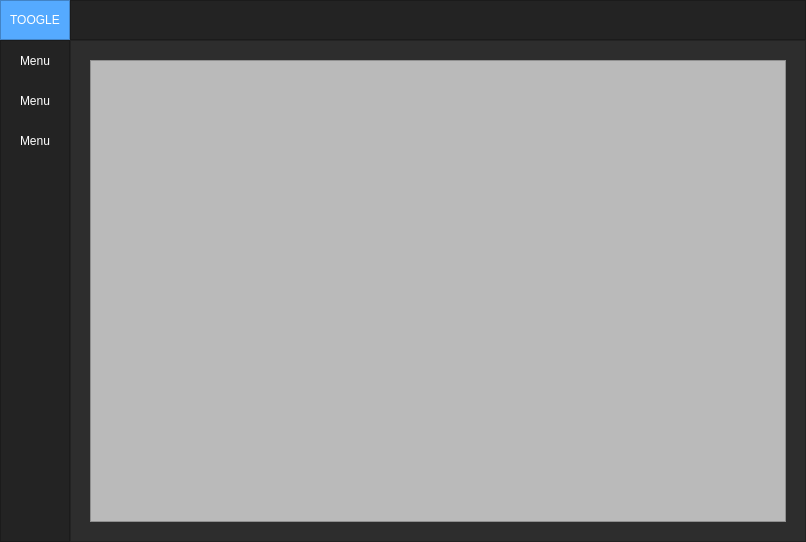
<?xml version="1.0" encoding="UTF-8"?>
<ui version="4.0">
 <class>MainWindow</class>
 <widget class="QMainWindow" name="MainWindow">
  <property name="geometry">
   <rect>
    <x>0</x>
    <y>0</y>
    <width>806</width>
    <height>542</height>
   </rect>
  </property>
  <property name="windowTitle">
   <string>MainWindow</string>
  </property>
  <property name="styleSheet">
   <string notr="true">background-color:rgb(45, 45, 45)</string>
  </property>
  <widget class="QWidget" name="centralwidget">
   <layout class="QVBoxLayout" name="verticalLayout">
    <property name="spacing">
     <number>0</number>
    </property>
    <property name="leftMargin">
     <number>0</number>
    </property>
    <property name="topMargin">
     <number>0</number>
    </property>
    <property name="rightMargin">
     <number>0</number>
    </property>
    <property name="bottomMargin">
     <number>0</number>
    </property>
    <item>
     <widget class="QFrame" name="Top_Bar">
      <property name="maximumSize">
       <size>
        <width>16777215</width>
        <height>40</height>
       </size>
      </property>
      <property name="styleSheet">
       <string notr="true">background-color:rgb(35, 35, 35)</string>
      </property>
      <property name="frameShape">
       <enum>QFrame::NoFrame</enum>
      </property>
      <property name="frameShadow">
       <enum>QFrame::Raised</enum>
      </property>
      <layout class="QHBoxLayout" name="horizontalLayout">
       <property name="spacing">
        <number>0</number>
       </property>
       <property name="leftMargin">
        <number>0</number>
       </property>
       <property name="topMargin">
        <number>0</number>
       </property>
       <property name="rightMargin">
        <number>0</number>
       </property>
       <property name="bottomMargin">
        <number>0</number>
       </property>
       <item>
        <widget class="QFrame" name="frame_toogle">
         <property name="maximumSize">
          <size>
           <width>70</width>
           <height>40</height>
          </size>
         </property>
         <property name="styleSheet">
          <string notr="true">
	background-color: rgb(85, 170, 255);</string>
         </property>
         <property name="frameShape">
          <enum>QFrame::StyledPanel</enum>
         </property>
         <property name="frameShadow">
          <enum>QFrame::Raised</enum>
         </property>
         <layout class="QHBoxLayout" name="horizontalLayout_3">
          <property name="spacing">
           <number>0</number>
          </property>
          <property name="leftMargin">
           <number>0</number>
          </property>
          <property name="topMargin">
           <number>0</number>
          </property>
          <property name="rightMargin">
           <number>0</number>
          </property>
          <property name="bottomMargin">
           <number>0</number>
          </property>
          <item>
           <widget class="QPushButton" name="Btn_Toggle">
            <property name="sizePolicy">
             <sizepolicy hsizetype="Expanding" vsizetype="Expanding">
              <horstretch>0</horstretch>
              <verstretch>0</verstretch>
             </sizepolicy>
            </property>
            <property name="styleSheet">
             <string notr="true">color: rgb(255, 255, 255);
border: 0px solid;</string>
            </property>
            <property name="text">
             <string>TOOGLE</string>
            </property>
           </widget>
          </item>
         </layout>
        </widget>
       </item>
       <item>
        <widget class="QFrame" name="frame_top">
         <property name="frameShape">
          <enum>QFrame::StyledPanel</enum>
         </property>
         <property name="frameShadow">
          <enum>QFrame::Raised</enum>
         </property>
        </widget>
       </item>
      </layout>
     </widget>
    </item>
    <item>
     <widget class="QFrame" name="Content">
      <property name="frameShape">
       <enum>QFrame::NoFrame</enum>
      </property>
      <property name="frameShadow">
       <enum>QFrame::Raised</enum>
      </property>
      <layout class="QHBoxLayout" name="horizontalLayout_2">
       <property name="spacing">
        <number>0</number>
       </property>
       <property name="leftMargin">
        <number>0</number>
       </property>
       <property name="topMargin">
        <number>0</number>
       </property>
       <property name="rightMargin">
        <number>0</number>
       </property>
       <property name="bottomMargin">
        <number>0</number>
       </property>
       <item>
        <widget class="QFrame" name="frame_left_menu">
         <property name="minimumSize">
          <size>
           <width>70</width>
           <height>0</height>
          </size>
         </property>
         <property name="maximumSize">
          <size>
           <width>70</width>
           <height>16777215</height>
          </size>
         </property>
         <property name="styleSheet">
          <string notr="true">background-color: rgb(35, 35, 35);</string>
         </property>
         <property name="frameShape">
          <enum>QFrame::StyledPanel</enum>
         </property>
         <property name="frameShadow">
          <enum>QFrame::Raised</enum>
         </property>
         <layout class="QVBoxLayout" name="verticalLayout_2">
          <property name="spacing">
           <number>0</number>
          </property>
          <property name="leftMargin">
           <number>0</number>
          </property>
          <property name="topMargin">
           <number>0</number>
          </property>
          <property name="rightMargin">
           <number>0</number>
          </property>
          <property name="bottomMargin">
           <number>0</number>
          </property>
          <item alignment="Qt::AlignTop">
           <widget class="QFrame" name="frame_top_menus">
            <property name="frameShape">
             <enum>QFrame::NoFrame</enum>
            </property>
            <property name="frameShadow">
             <enum>QFrame::Raised</enum>
            </property>
            <layout class="QVBoxLayout" name="verticalLayout_3">
             <property name="spacing">
              <number>0</number>
             </property>
             <property name="leftMargin">
              <number>0</number>
             </property>
             <property name="topMargin">
              <number>0</number>
             </property>
             <property name="rightMargin">
              <number>0</number>
             </property>
             <property name="bottomMargin">
              <number>0</number>
             </property>
             <item>
              <widget class="QPushButton" name="Btn_Menu_3">
               <property name="minimumSize">
                <size>
                 <width>0</width>
                 <height>40</height>
                </size>
               </property>
               <property name="styleSheet">
                <string notr="true">QPushButton {
	border: 0px solid;
	color: rgb(255, 255, 255);
	background-color: rgb(35, 35, 35);
} 
QPushButton:hover {
	
	background-color: rgb(85, 170, 255);
} </string>
               </property>
               <property name="text">
                <string>Menu</string>
               </property>
              </widget>
             </item>
             <item>
              <widget class="QPushButton" name="Btn_Menu_2">
               <property name="minimumSize">
                <size>
                 <width>0</width>
                 <height>40</height>
                </size>
               </property>
               <property name="styleSheet">
                <string notr="true">QPushButton {
	border: 0px solid;
	color: rgb(255, 255, 255);
	background-color: rgb(35, 35, 35);
} 
QPushButton:hover {
	
	background-color: rgb(85, 170, 255);
} </string>
               </property>
               <property name="text">
                <string>Menu</string>
               </property>
              </widget>
             </item>
             <item>
              <widget class="QPushButton" name="Btn_Menu_1">
               <property name="minimumSize">
                <size>
                 <width>0</width>
                 <height>40</height>
                </size>
               </property>
               <property name="styleSheet">
                <string notr="true">QPushButton {
	border: 0px solid;
	color: rgb(255, 255, 255);
	background-color: rgb(35, 35, 35);
} 
QPushButton:hover {
	
	background-color: rgb(85, 170, 255);
} </string>
               </property>
               <property name="text">
                <string>Menu</string>
               </property>
              </widget>
             </item>
            </layout>
           </widget>
          </item>
         </layout>
        </widget>
       </item>
       <item>
        <widget class="QFrame" name="frame_pages">
         <property name="frameShape">
          <enum>QFrame::StyledPanel</enum>
         </property>
         <property name="frameShadow">
          <enum>QFrame::Raised</enum>
         </property>
         <layout class="QVBoxLayout" name="verticalLayout_4">
          <property name="spacing">
           <number>0</number>
          </property>
          <property name="leftMargin">
           <number>10</number>
          </property>
          <property name="topMargin">
           <number>10</number>
          </property>
          <property name="rightMargin">
           <number>10</number>
          </property>
          <property name="bottomMargin">
           <number>10</number>
          </property>
          <item>
           <widget class="QStackedWidget" name="Pages_Widget">
            <property name="styleSheet">
             <string notr="true">	color: rgb(255, 255, 255);</string>
            </property>
            <property name="currentIndex">
             <number>0</number>
            </property>
            <widget class="QWidget" name="page_1">
             <layout class="QVBoxLayout" name="verticalLayout_5">
              <item>
               <widget class="QTableWidget" name="ToolTable">
                <property name="styleSheet">
                 <string notr="true">color: rgb(67, 67, 67);
background-color: rgb(186, 186, 186);</string>
                </property>
               </widget>
              </item>
             </layout>
            </widget>
            <widget class="QWidget" name="page_2">
             <widget class="QLabel" name="label">
              <property name="geometry">
               <rect>
                <x>210</x>
                <y>90</y>
                <width>181</width>
                <height>41</height>
               </rect>
              </property>
              <property name="text">
               <string>TextLabel</string>
              </property>
             </widget>
            </widget>
            <widget class="QWidget" name="page_3"/>
           </widget>
          </item>
         </layout>
        </widget>
       </item>
      </layout>
     </widget>
    </item>
   </layout>
  </widget>
 </widget>
 <resources/>
 <connections/>
</ui>
